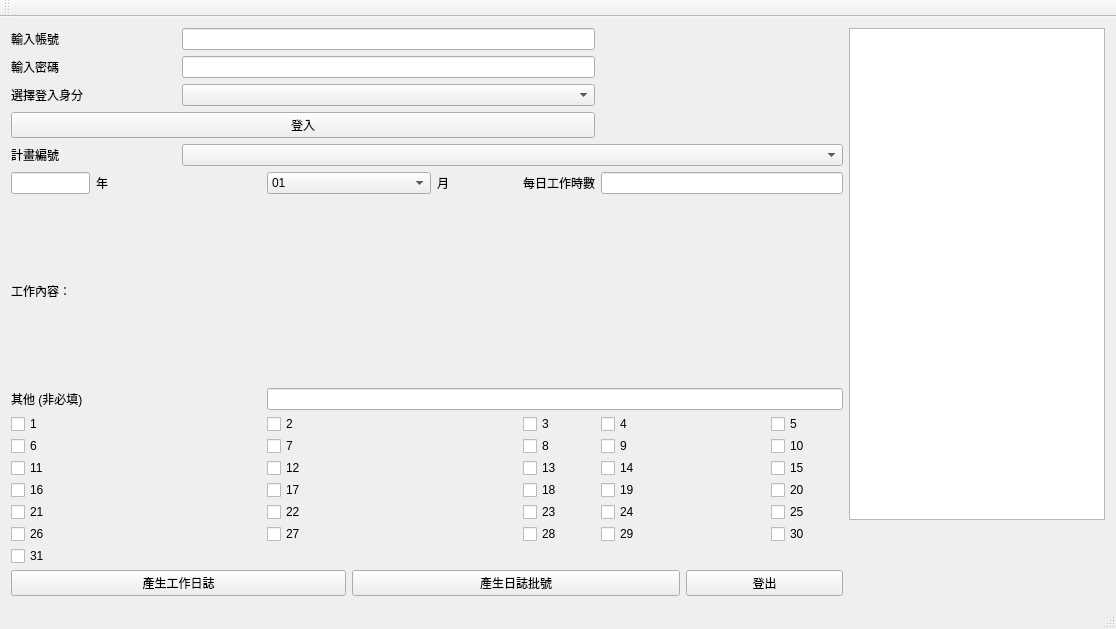
<?xml version="1.0" encoding="UTF-8"?>
<ui version="4.0">
 <class>MainWindow</class>
 <widget class="QMainWindow" name="MainWindow">
  <property name="geometry">
   <rect>
    <x>0</x>
    <y>0</y>
    <width>1116</width>
    <height>629</height>
   </rect>
  </property>
  <property name="sizePolicy">
   <sizepolicy hsizetype="Preferred" vsizetype="Preferred">
    <horstretch>0</horstretch>
    <verstretch>0</verstretch>
   </sizepolicy>
  </property>
  <property name="windowTitle">
   <string>CCU Salary     by toothpick</string>
  </property>
  <widget class="QWidget" name="centralWidget">
   <layout class="QGridLayout" name="gridLayout">
    <item row="0" column="0" colspan="2">
     <widget class="QLabel" name="label">
      <property name="text">
       <string>輸入帳號</string>
      </property>
     </widget>
    </item>
    <item row="0" column="2" colspan="5">
     <widget class="QLineEdit" name="account">
      <property name="locale">
       <locale language="English" country="UnitedStates"/>
      </property>
     </widget>
    </item>
    <item row="0" column="10" rowspan="13">
     <widget class="QTextBrowser" name="textBrowser">
      <property name="sizePolicy">
       <sizepolicy hsizetype="Maximum" vsizetype="Expanding">
        <horstretch>0</horstretch>
        <verstretch>0</verstretch>
       </sizepolicy>
      </property>
      <property name="maximumSize">
       <size>
        <width>7200</width>
        <height>16777215</height>
       </size>
      </property>
     </widget>
    </item>
    <item row="1" column="0">
     <widget class="QLabel" name="label_2">
      <property name="text">
       <string>輸入密碼</string>
      </property>
     </widget>
    </item>
    <item row="1" column="2" colspan="5">
     <widget class="QLineEdit" name="password">
      <property name="locale">
       <locale language="English" country="UnitedStates"/>
      </property>
      <property name="echoMode">
       <enum>QLineEdit::Password</enum>
      </property>
     </widget>
    </item>
    <item row="2" column="0">
     <widget class="QLabel" name="label_3">
      <property name="text">
       <string>選擇登入身分</string>
      </property>
     </widget>
    </item>
    <item row="2" column="2" colspan="5">
     <widget class="QComboBox" name="identity"/>
    </item>
    <item row="3" column="0" colspan="7">
     <widget class="QPushButton" name="loginButton">
      <property name="text">
       <string>登入</string>
      </property>
      <property name="autoDefault">
       <bool>true</bool>
      </property>
     </widget>
    </item>
    <item row="4" column="0" colspan="2">
     <widget class="QLabel" name="lable_4">
      <property name="text">
       <string>計畫編號</string>
      </property>
     </widget>
    </item>
    <item row="4" column="2" colspan="8">
     <widget class="QComboBox" name="planNumComboBox"/>
    </item>
    <item row="5" column="0">
     <widget class="QLineEdit" name="year">
      <property name="sizePolicy">
       <sizepolicy hsizetype="Ignored" vsizetype="Fixed">
        <horstretch>0</horstretch>
        <verstretch>0</verstretch>
       </sizepolicy>
      </property>
     </widget>
    </item>
    <item row="5" column="1" colspan="2">
     <widget class="QLabel" name="label_4">
      <property name="text">
       <string>年</string>
      </property>
     </widget>
    </item>
    <item row="5" column="3" colspan="2">
     <widget class="QComboBox" name="month">
      <item>
       <property name="text">
        <string>01</string>
       </property>
      </item>
      <item>
       <property name="text">
        <string>02</string>
       </property>
      </item>
      <item>
       <property name="text">
        <string>03</string>
       </property>
      </item>
      <item>
       <property name="text">
        <string>04</string>
       </property>
      </item>
      <item>
       <property name="text">
        <string>05</string>
       </property>
      </item>
      <item>
       <property name="text">
        <string>06</string>
       </property>
      </item>
      <item>
       <property name="text">
        <string>07</string>
       </property>
      </item>
      <item>
       <property name="text">
        <string>08</string>
       </property>
      </item>
      <item>
       <property name="text">
        <string>09</string>
       </property>
      </item>
      <item>
       <property name="text">
        <string>10</string>
       </property>
      </item>
      <item>
       <property name="text">
        <string>11</string>
       </property>
      </item>
      <item>
       <property name="text">
        <string>12</string>
       </property>
      </item>
     </widget>
    </item>
    <item row="5" column="5">
     <widget class="QLabel" name="label_5">
      <property name="text">
       <string>月</string>
      </property>
     </widget>
    </item>
    <item row="5" column="6">
     <widget class="QLabel" name="label_6">
      <property name="text">
       <string>每日工作時數</string>
      </property>
     </widget>
    </item>
    <item row="5" column="7" colspan="3">
     <widget class="QLineEdit" name="workHours"/>
    </item>
    <item row="6" column="0">
     <widget class="QLabel" name="label_7">
      <property name="text">
       <string>工作內容：</string>
      </property>
     </widget>
    </item>
    <item row="7" column="0" colspan="2">
     <widget class="QLabel" name="label_8">
      <property name="text">
       <string>其他 (非必填)</string>
      </property>
     </widget>
    </item>
    <item row="7" column="3" colspan="7">
     <widget class="QLineEdit" name="workIn"/>
    </item>
    <item row="8" column="0" colspan="3">
     <widget class="QCheckBox" name="checkBox">
      <property name="minimumSize">
       <size>
        <width>72</width>
        <height>16</height>
       </size>
      </property>
      <property name="maximumSize">
       <size>
        <width>72</width>
        <height>16</height>
       </size>
      </property>
      <property name="text">
       <string>1</string>
      </property>
     </widget>
    </item>
    <item row="8" column="3" colspan="3">
     <widget class="QCheckBox" name="checkBox_2">
      <property name="minimumSize">
       <size>
        <width>72</width>
        <height>16</height>
       </size>
      </property>
      <property name="maximumSize">
       <size>
        <width>72</width>
        <height>16</height>
       </size>
      </property>
      <property name="text">
       <string>2</string>
      </property>
     </widget>
    </item>
    <item row="8" column="6">
     <widget class="QCheckBox" name="checkBox_3">
      <property name="minimumSize">
       <size>
        <width>72</width>
        <height>16</height>
       </size>
      </property>
      <property name="maximumSize">
       <size>
        <width>72</width>
        <height>16</height>
       </size>
      </property>
      <property name="text">
       <string>3</string>
      </property>
     </widget>
    </item>
    <item row="8" column="7" colspan="2">
     <widget class="QCheckBox" name="checkBox_4">
      <property name="minimumSize">
       <size>
        <width>72</width>
        <height>16</height>
       </size>
      </property>
      <property name="maximumSize">
       <size>
        <width>72</width>
        <height>16</height>
       </size>
      </property>
      <property name="text">
       <string>4</string>
      </property>
     </widget>
    </item>
    <item row="8" column="9">
     <widget class="QCheckBox" name="checkBox_5">
      <property name="minimumSize">
       <size>
        <width>72</width>
        <height>16</height>
       </size>
      </property>
      <property name="maximumSize">
       <size>
        <width>72</width>
        <height>16</height>
       </size>
      </property>
      <property name="text">
       <string>5</string>
      </property>
     </widget>
    </item>
    <item row="9" column="0" colspan="3">
     <widget class="QCheckBox" name="checkBox_6">
      <property name="minimumSize">
       <size>
        <width>72</width>
        <height>16</height>
       </size>
      </property>
      <property name="maximumSize">
       <size>
        <width>72</width>
        <height>16</height>
       </size>
      </property>
      <property name="text">
       <string>6</string>
      </property>
     </widget>
    </item>
    <item row="9" column="3" colspan="3">
     <widget class="QCheckBox" name="checkBox_7">
      <property name="minimumSize">
       <size>
        <width>72</width>
        <height>16</height>
       </size>
      </property>
      <property name="maximumSize">
       <size>
        <width>72</width>
        <height>16</height>
       </size>
      </property>
      <property name="text">
       <string>7</string>
      </property>
     </widget>
    </item>
    <item row="9" column="6">
     <widget class="QCheckBox" name="checkBox_8">
      <property name="minimumSize">
       <size>
        <width>72</width>
        <height>16</height>
       </size>
      </property>
      <property name="maximumSize">
       <size>
        <width>72</width>
        <height>16</height>
       </size>
      </property>
      <property name="text">
       <string>8</string>
      </property>
     </widget>
    </item>
    <item row="9" column="7" colspan="2">
     <widget class="QCheckBox" name="checkBox_9">
      <property name="minimumSize">
       <size>
        <width>72</width>
        <height>16</height>
       </size>
      </property>
      <property name="maximumSize">
       <size>
        <width>72</width>
        <height>16</height>
       </size>
      </property>
      <property name="text">
       <string>9</string>
      </property>
     </widget>
    </item>
    <item row="9" column="9">
     <widget class="QCheckBox" name="checkBox_10">
      <property name="minimumSize">
       <size>
        <width>72</width>
        <height>16</height>
       </size>
      </property>
      <property name="maximumSize">
       <size>
        <width>72</width>
        <height>16</height>
       </size>
      </property>
      <property name="text">
       <string>10</string>
      </property>
     </widget>
    </item>
    <item row="10" column="0" colspan="3">
     <widget class="QCheckBox" name="checkBox_11">
      <property name="minimumSize">
       <size>
        <width>72</width>
        <height>16</height>
       </size>
      </property>
      <property name="maximumSize">
       <size>
        <width>72</width>
        <height>16</height>
       </size>
      </property>
      <property name="text">
       <string>11</string>
      </property>
     </widget>
    </item>
    <item row="10" column="3" colspan="3">
     <widget class="QCheckBox" name="checkBox_12">
      <property name="minimumSize">
       <size>
        <width>72</width>
        <height>16</height>
       </size>
      </property>
      <property name="maximumSize">
       <size>
        <width>72</width>
        <height>16</height>
       </size>
      </property>
      <property name="text">
       <string>12</string>
      </property>
     </widget>
    </item>
    <item row="10" column="6">
     <widget class="QCheckBox" name="checkBox_13">
      <property name="minimumSize">
       <size>
        <width>72</width>
        <height>16</height>
       </size>
      </property>
      <property name="maximumSize">
       <size>
        <width>72</width>
        <height>16</height>
       </size>
      </property>
      <property name="text">
       <string>13</string>
      </property>
     </widget>
    </item>
    <item row="10" column="7" colspan="2">
     <widget class="QCheckBox" name="checkBox_14">
      <property name="minimumSize">
       <size>
        <width>72</width>
        <height>16</height>
       </size>
      </property>
      <property name="maximumSize">
       <size>
        <width>72</width>
        <height>16</height>
       </size>
      </property>
      <property name="text">
       <string>14</string>
      </property>
     </widget>
    </item>
    <item row="10" column="9">
     <widget class="QCheckBox" name="checkBox_15">
      <property name="minimumSize">
       <size>
        <width>72</width>
        <height>16</height>
       </size>
      </property>
      <property name="maximumSize">
       <size>
        <width>72</width>
        <height>16</height>
       </size>
      </property>
      <property name="text">
       <string>15</string>
      </property>
     </widget>
    </item>
    <item row="11" column="0" colspan="3">
     <widget class="QCheckBox" name="checkBox_16">
      <property name="minimumSize">
       <size>
        <width>72</width>
        <height>16</height>
       </size>
      </property>
      <property name="maximumSize">
       <size>
        <width>72</width>
        <height>16</height>
       </size>
      </property>
      <property name="text">
       <string>16</string>
      </property>
     </widget>
    </item>
    <item row="11" column="3" colspan="3">
     <widget class="QCheckBox" name="checkBox_17">
      <property name="minimumSize">
       <size>
        <width>72</width>
        <height>16</height>
       </size>
      </property>
      <property name="maximumSize">
       <size>
        <width>72</width>
        <height>16</height>
       </size>
      </property>
      <property name="text">
       <string>17</string>
      </property>
     </widget>
    </item>
    <item row="11" column="6">
     <widget class="QCheckBox" name="checkBox_18">
      <property name="minimumSize">
       <size>
        <width>72</width>
        <height>16</height>
       </size>
      </property>
      <property name="maximumSize">
       <size>
        <width>72</width>
        <height>16</height>
       </size>
      </property>
      <property name="text">
       <string>18</string>
      </property>
     </widget>
    </item>
    <item row="11" column="7" colspan="2">
     <widget class="QCheckBox" name="checkBox_19">
      <property name="minimumSize">
       <size>
        <width>72</width>
        <height>16</height>
       </size>
      </property>
      <property name="maximumSize">
       <size>
        <width>72</width>
        <height>16</height>
       </size>
      </property>
      <property name="text">
       <string>19</string>
      </property>
     </widget>
    </item>
    <item row="11" column="9">
     <widget class="QCheckBox" name="checkBox_20">
      <property name="minimumSize">
       <size>
        <width>72</width>
        <height>16</height>
       </size>
      </property>
      <property name="maximumSize">
       <size>
        <width>72</width>
        <height>16</height>
       </size>
      </property>
      <property name="text">
       <string>20</string>
      </property>
     </widget>
    </item>
    <item row="12" column="0" colspan="3">
     <widget class="QCheckBox" name="checkBox_21">
      <property name="minimumSize">
       <size>
        <width>72</width>
        <height>16</height>
       </size>
      </property>
      <property name="maximumSize">
       <size>
        <width>72</width>
        <height>16</height>
       </size>
      </property>
      <property name="text">
       <string>21</string>
      </property>
     </widget>
    </item>
    <item row="12" column="3" colspan="3">
     <widget class="QCheckBox" name="checkBox_22">
      <property name="minimumSize">
       <size>
        <width>72</width>
        <height>16</height>
       </size>
      </property>
      <property name="maximumSize">
       <size>
        <width>72</width>
        <height>16</height>
       </size>
      </property>
      <property name="text">
       <string>22</string>
      </property>
     </widget>
    </item>
    <item row="12" column="6">
     <widget class="QCheckBox" name="checkBox_23">
      <property name="minimumSize">
       <size>
        <width>72</width>
        <height>16</height>
       </size>
      </property>
      <property name="maximumSize">
       <size>
        <width>72</width>
        <height>16</height>
       </size>
      </property>
      <property name="text">
       <string>23</string>
      </property>
     </widget>
    </item>
    <item row="12" column="7" colspan="2">
     <widget class="QCheckBox" name="checkBox_24">
      <property name="minimumSize">
       <size>
        <width>72</width>
        <height>16</height>
       </size>
      </property>
      <property name="maximumSize">
       <size>
        <width>72</width>
        <height>16</height>
       </size>
      </property>
      <property name="text">
       <string>24</string>
      </property>
     </widget>
    </item>
    <item row="12" column="9">
     <widget class="QCheckBox" name="checkBox_25">
      <property name="minimumSize">
       <size>
        <width>72</width>
        <height>16</height>
       </size>
      </property>
      <property name="maximumSize">
       <size>
        <width>72</width>
        <height>16</height>
       </size>
      </property>
      <property name="text">
       <string>25</string>
      </property>
     </widget>
    </item>
    <item row="13" column="0" colspan="3">
     <widget class="QCheckBox" name="checkBox_26">
      <property name="minimumSize">
       <size>
        <width>72</width>
        <height>16</height>
       </size>
      </property>
      <property name="maximumSize">
       <size>
        <width>72</width>
        <height>16</height>
       </size>
      </property>
      <property name="text">
       <string>26</string>
      </property>
     </widget>
    </item>
    <item row="13" column="3" colspan="3">
     <widget class="QCheckBox" name="checkBox_27">
      <property name="minimumSize">
       <size>
        <width>72</width>
        <height>16</height>
       </size>
      </property>
      <property name="maximumSize">
       <size>
        <width>72</width>
        <height>16</height>
       </size>
      </property>
      <property name="text">
       <string>27</string>
      </property>
     </widget>
    </item>
    <item row="13" column="6">
     <widget class="QCheckBox" name="checkBox_28">
      <property name="minimumSize">
       <size>
        <width>72</width>
        <height>16</height>
       </size>
      </property>
      <property name="maximumSize">
       <size>
        <width>72</width>
        <height>16</height>
       </size>
      </property>
      <property name="text">
       <string>28</string>
      </property>
     </widget>
    </item>
    <item row="13" column="7" colspan="2">
     <widget class="QCheckBox" name="checkBox_29">
      <property name="minimumSize">
       <size>
        <width>72</width>
        <height>16</height>
       </size>
      </property>
      <property name="maximumSize">
       <size>
        <width>72</width>
        <height>16</height>
       </size>
      </property>
      <property name="text">
       <string>29</string>
      </property>
     </widget>
    </item>
    <item row="13" column="9">
     <widget class="QCheckBox" name="checkBox_30">
      <property name="minimumSize">
       <size>
        <width>72</width>
        <height>16</height>
       </size>
      </property>
      <property name="maximumSize">
       <size>
        <width>72</width>
        <height>16</height>
       </size>
      </property>
      <property name="text">
       <string>30</string>
      </property>
     </widget>
    </item>
    <item row="14" column="0" colspan="3">
     <widget class="QCheckBox" name="checkBox_31">
      <property name="minimumSize">
       <size>
        <width>72</width>
        <height>16</height>
       </size>
      </property>
      <property name="maximumSize">
       <size>
        <width>72</width>
        <height>16</height>
       </size>
      </property>
      <property name="text">
       <string>31</string>
      </property>
     </widget>
    </item>
    <item row="15" column="0" colspan="4">
     <widget class="QPushButton" name="createLogs">
      <property name="text">
       <string>產生工作日誌</string>
      </property>
      <property name="autoDefault">
       <bool>true</bool>
      </property>
     </widget>
    </item>
    <item row="15" column="4" colspan="4">
     <widget class="QPushButton" name="createPrintButton">
      <property name="text">
       <string>產生日誌批號</string>
      </property>
      <property name="autoDefault">
       <bool>true</bool>
      </property>
     </widget>
    </item>
    <item row="15" column="8" colspan="2">
     <widget class="QPushButton" name="logOutButton">
      <property name="text">
       <string>登出</string>
      </property>
      <property name="autoDefault">
       <bool>true</bool>
      </property>
     </widget>
    </item>
   </layout>
  </widget>
  <widget class="QMenuBar" name="menuBar">
   <property name="geometry">
    <rect>
     <x>0</x>
     <y>0</y>
     <width>1116</width>
     <height>21</height>
    </rect>
   </property>
  </widget>
  <widget class="QToolBar" name="mainToolBar">
   <attribute name="toolBarArea">
    <enum>TopToolBarArea</enum>
   </attribute>
   <attribute name="toolBarBreak">
    <bool>false</bool>
   </attribute>
  </widget>
  <widget class="QStatusBar" name="statusBar"/>
 </widget>
 <layoutdefault spacing="6" margin="11"/>
 <tabstops>
  <tabstop>account</tabstop>
  <tabstop>password</tabstop>
  <tabstop>identity</tabstop>
  <tabstop>loginButton</tabstop>
  <tabstop>planNumComboBox</tabstop>
  <tabstop>year</tabstop>
  <tabstop>month</tabstop>
  <tabstop>workHours</tabstop>
  <tabstop>workIn</tabstop>
  <tabstop>createLogs</tabstop>
  <tabstop>createPrintButton</tabstop>
  <tabstop>textBrowser</tabstop>
  <tabstop>logOutButton</tabstop>
  <tabstop>checkBox</tabstop>
  <tabstop>checkBox_2</tabstop>
  <tabstop>checkBox_3</tabstop>
  <tabstop>checkBox_4</tabstop>
  <tabstop>checkBox_5</tabstop>
  <tabstop>checkBox_6</tabstop>
  <tabstop>checkBox_7</tabstop>
  <tabstop>checkBox_8</tabstop>
  <tabstop>checkBox_16</tabstop>
  <tabstop>checkBox_17</tabstop>
  <tabstop>checkBox_18</tabstop>
  <tabstop>checkBox_19</tabstop>
  <tabstop>checkBox_20</tabstop>
  <tabstop>checkBox_21</tabstop>
  <tabstop>checkBox_22</tabstop>
  <tabstop>checkBox_23</tabstop>
  <tabstop>checkBox_24</tabstop>
  <tabstop>checkBox_25</tabstop>
  <tabstop>checkBox_26</tabstop>
  <tabstop>checkBox_27</tabstop>
  <tabstop>checkBox_28</tabstop>
  <tabstop>checkBox_29</tabstop>
  <tabstop>checkBox_30</tabstop>
  <tabstop>checkBox_31</tabstop>
  <tabstop>checkBox_11</tabstop>
  <tabstop>checkBox_12</tabstop>
  <tabstop>checkBox_13</tabstop>
  <tabstop>checkBox_14</tabstop>
  <tabstop>checkBox_10</tabstop>
  <tabstop>checkBox_15</tabstop>
  <tabstop>checkBox_9</tabstop>
 </tabstops>
 <resources/>
 <connections/>
</ui>
